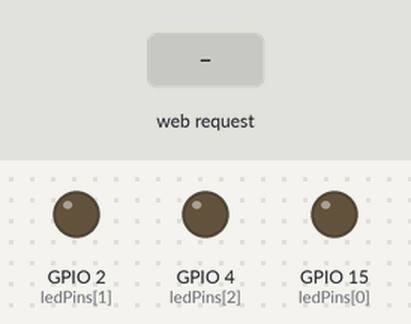
The program below on a simulated ESP32. Parts: output pins drawn as LEDs (lit = HIGH). The inputs (shaded band) are chosen by the test bench. WiFi joins after 1.5 s; servers stay silent unless stated; storage starts empty; random numbers use the default seed unless the program sets one; what the program prints to the serial monitor is not drawn.

Above: at 4.2 s.
4.3 s: HTTP request GET /off received
At 5.2 s:
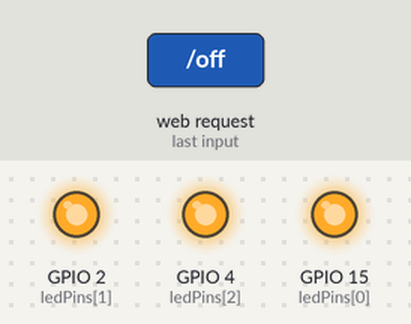
5.8 s: HTTP request GET /red received
At 6.3 s:
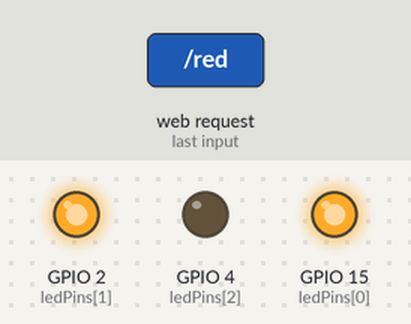
7.3 s: HTTP request GET /green received
At 8.5 s:
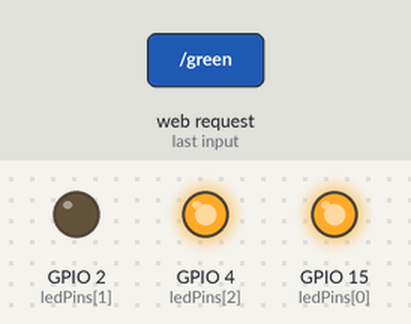
8.8 s: HTTP request GET /blue received
At 9.8 s:
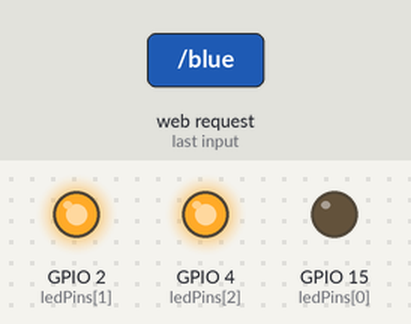
10.3 s: HTTP request GET /jaune received
At 10.9 s:
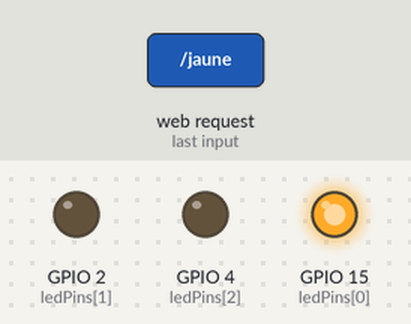
11.8 s: HTTP request GET /cyan received
At 13.3 s:
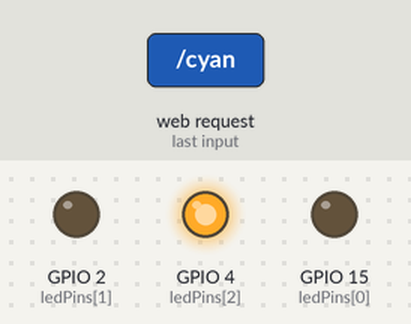
Timing chart, 0 to 14.3 s (numbered marks = the images above; inputs shaded):
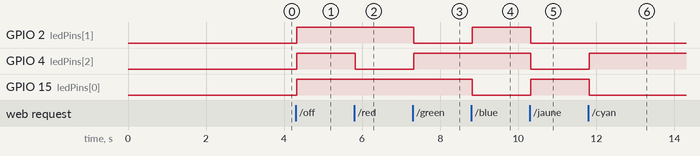

Measured:
- after the input at 4.3 s, GPIO 2 (ledPins[1]), GPIO 4 (ledPins[2]), GPIO 15 (ledPins[0]): LOW → HIGH at once
- after the input at 5.8 s, GPIO 4 (ledPins[2]): HIGH → LOW at once
- after the input at 7.3 s, GPIO 2 (ledPins[1]): HIGH → LOW at once; GPIO 4 (ledPins[2]): LOW → HIGH at once
- after the input at 8.8 s, GPIO 2 (ledPins[1]): LOW → HIGH at once; GPIO 15 (ledPins[0]): HIGH → LOW at once
- after the input at 10.3 s, GPIO 2 (ledPins[1]), GPIO 4 (ledPins[2]): HIGH → LOW at once; GPIO 15 (ledPins[0]): LOW → HIGH at once
- after the input at 11.8 s, GPIO 4 (ledPins[2]): LOW → HIGH at once; GPIO 15 (ledPins[0]): HIGH → LOW at once

The program:

main.cpp
```cpp
#include <Arduino.h>
#include <ESPAsyncWebServer.h>
#include <SPIFFS.h>
/*Code utilisant une esp32 et un serveur web pour faire les lampe controlable a distance via wifi*/

const char* ssid = "BTS-SN";  // Galaxy A54 5G
const char* password = "ECIR1234"; //   12345678
// Set LED GPIO
const byte ledPins[] = {15, 2, 4};    //define red, green, blue led pins
const byte chns[] = {0, 1, 2};        //define the pwm channels
int red, green, blue; // For ramdom

// Stores LED state
String ledState;
// Create AsyncWebServer object on port 80
AsyncWebServer server(80);

String processor(const String& var){
  Serial.println(var);
    if(var == "STATE"){
      Serial.print(ledState);
      return ledState;
    }
return String("éteinte");
}

void setColor(byte r, byte g, byte b) {
  ledcWrite(chns[0], 255 - r); //Common anode LED, low level to turn on the led.
  ledcWrite(chns[1], 255 - g);
  ledcWrite(chns[2], 255 - b);
}

void setup(){
  Serial.begin(115200);
    for (int i = 0; i < 3; i++) {
    ledcSetup(chns[i], 1000, 8);
    ledcAttachPin(ledPins[i], chns[i]);
  }
  // Initialize SPIFFS
  if(!SPIFFS.begin(true)){
  Serial.println("An Error has occurred while mounting SPIFFS");
  return;
  }
  // Connect to Wi-Fi
  WiFi.begin(ssid, password);
  while (WiFi.status() != WL_CONNECTED) {
  delay(3000);
  Serial.println("Connecting to WiFi..");
  }
  // Print ESP32 Local IP Address
  Serial.println(WiFi.localIP());

  server.on("/", HTTP_GET, [](AsyncWebServerRequest *request){
  request->send(SPIFFS, "/index.html", String(), false, processor);
  });
  // Route to load style.css file
  server.on("/style.css", HTTP_GET, [](AsyncWebServerRequest *request){
  request->send(SPIFFS, "/style.css", "text/css");
  });
  // Route to set GPIO to HIGH
  server.on("/on", HTTP_GET, [](AsyncWebServerRequest *request){
  setColor(255, 255, 255); // Définit la couleur à Blanc
  ledState = "allumée";
  request->send(SPIFFS, "/index.html", String(), false, processor);
  });
  // Route to set GPIO to LOW
  server.on("/off", HTTP_GET, [](AsyncWebServerRequest *request){
  setColor(0, 0, 0); // Définit la couleur à Noir
  ledState = "éteinte";
  request->send(SPIFFS, "/index.html", String(), false, processor);
  });

  server.on("/red", HTTP_GET, [](AsyncWebServerRequest *request){
  setColor(0, 0, 255); // Définit la couleur à red
  ledState = "allumée en rouge";
  request->send(SPIFFS, "/index.html", String(), false, processor);
  });
    server.on("/green", HTTP_GET, [](AsyncWebServerRequest *request){
  setColor(0, 255, 0);// Définit la couleur à verte
  ledState = "allumée en vert";
  request->send(SPIFFS, "/index.html", String(), false, processor);
  });
  server.on("/blue", HTTP_GET, [](AsyncWebServerRequest *request){
  setColor(255, 0, 0); // Définit la couleur à bleu
  ledState = "allumée en bleu";
  request->send(SPIFFS, "/index.html", String(), false, processor);
  });
  server.on("/jaune", HTTP_GET, [](AsyncWebServerRequest *request){
  setColor(0, 255, 255); // Définit la couleur à jaune
  ledState = "allumée en jaune";
  request->send(SPIFFS, "/index.html", String(), false, processor);
  });
  server.on("/cyan", HTTP_GET, [](AsyncWebServerRequest *request){
  setColor(255, 255, 0); // Définit la couleur à cyan
  ledState = "allumée en cyan";
  request->send(SPIFFS, "/index.html", String(), false, processor);
  });
  server.on("/maginta", HTTP_GET, [](AsyncWebServerRequest *request){
  setColor(255, 0, 255); // Définit la couleur à majinta
  ledState = "allumée en maginta";
  request->send(SPIFFS, "/index.html", String(), false, processor);
  });
  server.on("/orange", HTTP_GET, [](AsyncWebServerRequest *request){
  setColor(37, 184, 247); // Définit la couleur à orange
  ledState = "allumée en orange";
  request->send(SPIFFS, "/index.html", String(), false, processor);
  });
  server.on("/violet", HTTP_GET, [](AsyncWebServerRequest *request){
  setColor(173, 5, 93); // Définit la couleur à violet
  ledState = "allumée en violet";
  request->send(SPIFFS, "/index.html", String(), false, processor);
  });
  server.on("/random", HTTP_GET, [](AsyncWebServerRequest *request){
  red = random(0, 256);
  green = random(0, 256);
  blue = random(0, 256);
  setColor(red, green, blue); // couleur au pif
  ledState = "allumée";
  request->send(SPIFFS, "/index.html", String(), false, processor);
  });

  // Start server
  server.begin();
}
void loop(){
}
```
